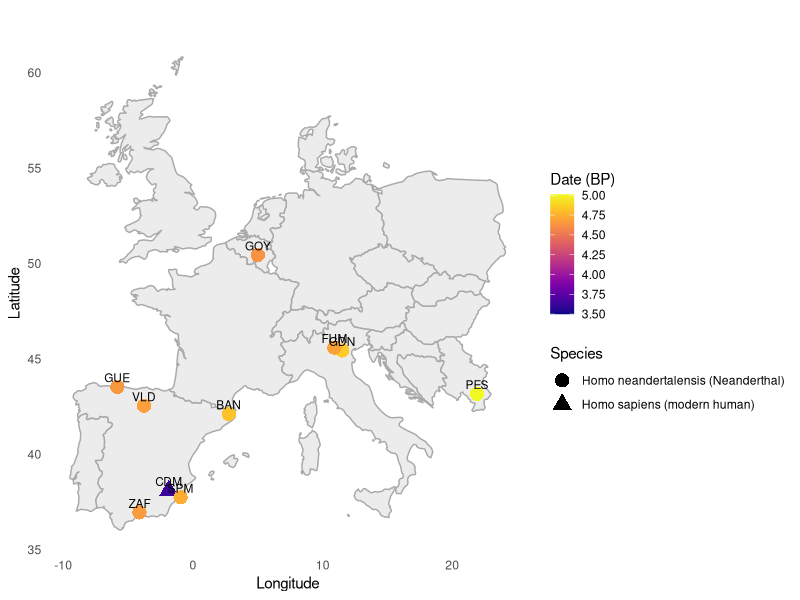

Source code (R):
## ---- chunk 1
library(maps)
library(knitr)
library(dplyr)
library(ggplot2)
library(rstatix)
library(viridis)
library(data.table)
library(tidyverse)

## ---- chunk 2
knitr::opts_knit$set(root.dir = normalizePath(".."))
## ---- chunk 3
#Load in sample coordinates
sample_coords <- fread("./00-documentation/dsvss_sample_coordinates_ages.csv") 

#create a map of western europe
some_eu_countries <- c(
  "Portugal", "Spain", "France", "Switzerland", "Germany",
  "Austria", "Belgium", "UK", "Netherlands",
  "Denmark", "Poland", "Italy", 
  "Croatia", "Slovenia", "Hungary", "Slovakia",
  "Czech republic", "Bosnia and Herzegovina", "Serbia"
)

#retrieve the map data of just those countries of interest
some_eu_maps <- map_data("world", region = some_eu_countries)

#plot the map
map <- ggplot() +
  geom_polygon(data = some_eu_maps, aes(x = long, y = lat, group = group), fill = "#ECECEC", color = "darkgrey") +
  geom_point(data = sample_coords, aes(x = Longitude, y = Latitude, shape = Species, color = log_date), size = 4.5) +
  #scale_color_viridis(option = "plasma", name = "Date (BP)") +
  scale_color_viridis(
    option = "plasma",
    name = "Date (BP)",
    breaks = c(3.5, 3.75, 4.00, 4.25, 4.50, 4.75, 5.00),
    limits = c(3.5, 5.01)) +
  theme(legend.position = "right") +
  labs(title = "", x = "Longitude", y = "Latitude") +
  theme_minimal() +
  theme(panel.grid.major = element_blank(), panel.grid.minor = element_blank()) +
  geom_text(data = sample_coords, aes(x = Longitude, y = Latitude, label = Site), size = 3, vjust = -0.5) #add sample labels

map

#ggsave("./06-publication/main_figures/Figure1A_map_figure.pdf", plot = map, device = "pdf", scale = 1, width = 8, height = 5, units = c("in"), dpi = 300)
